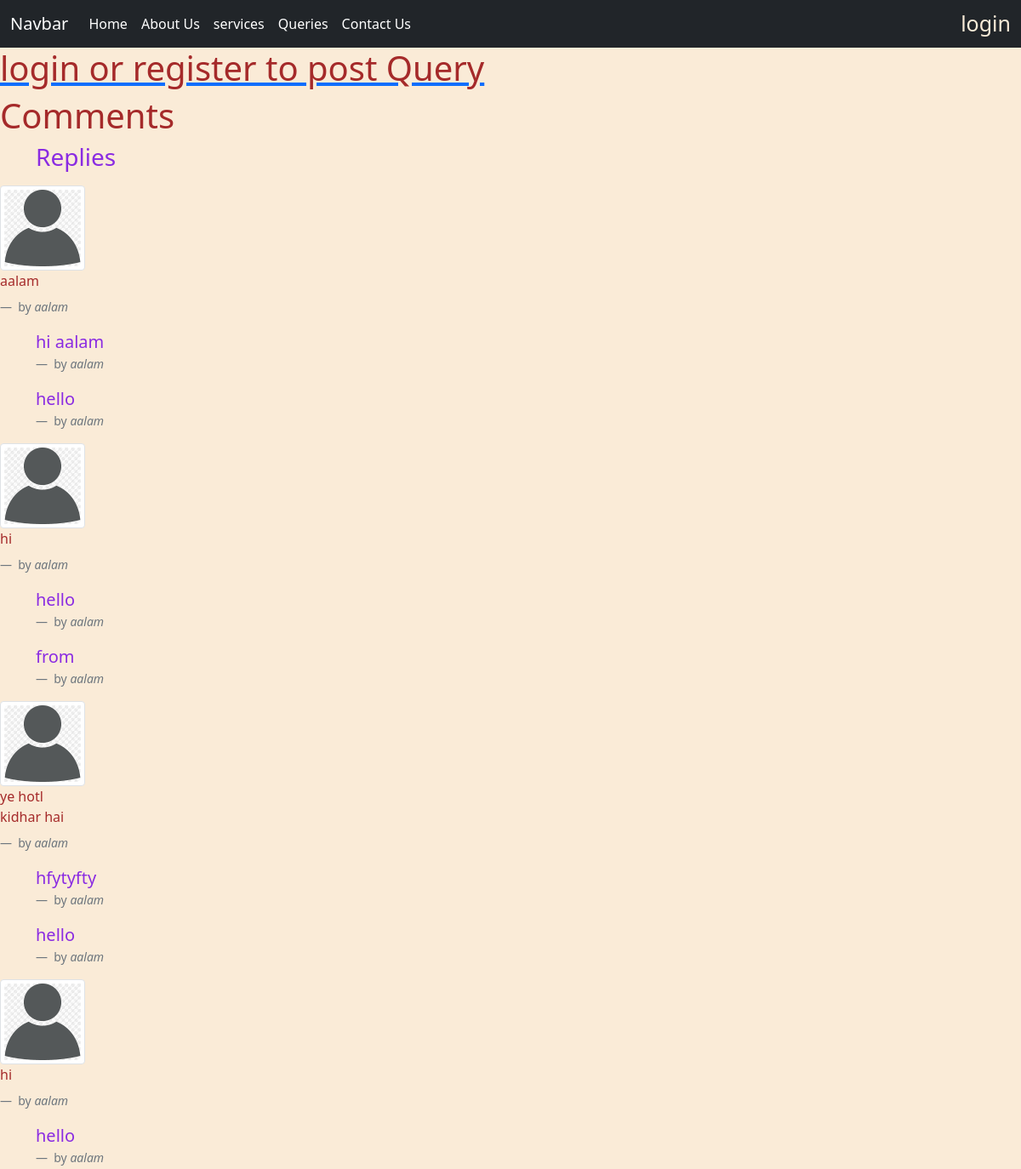
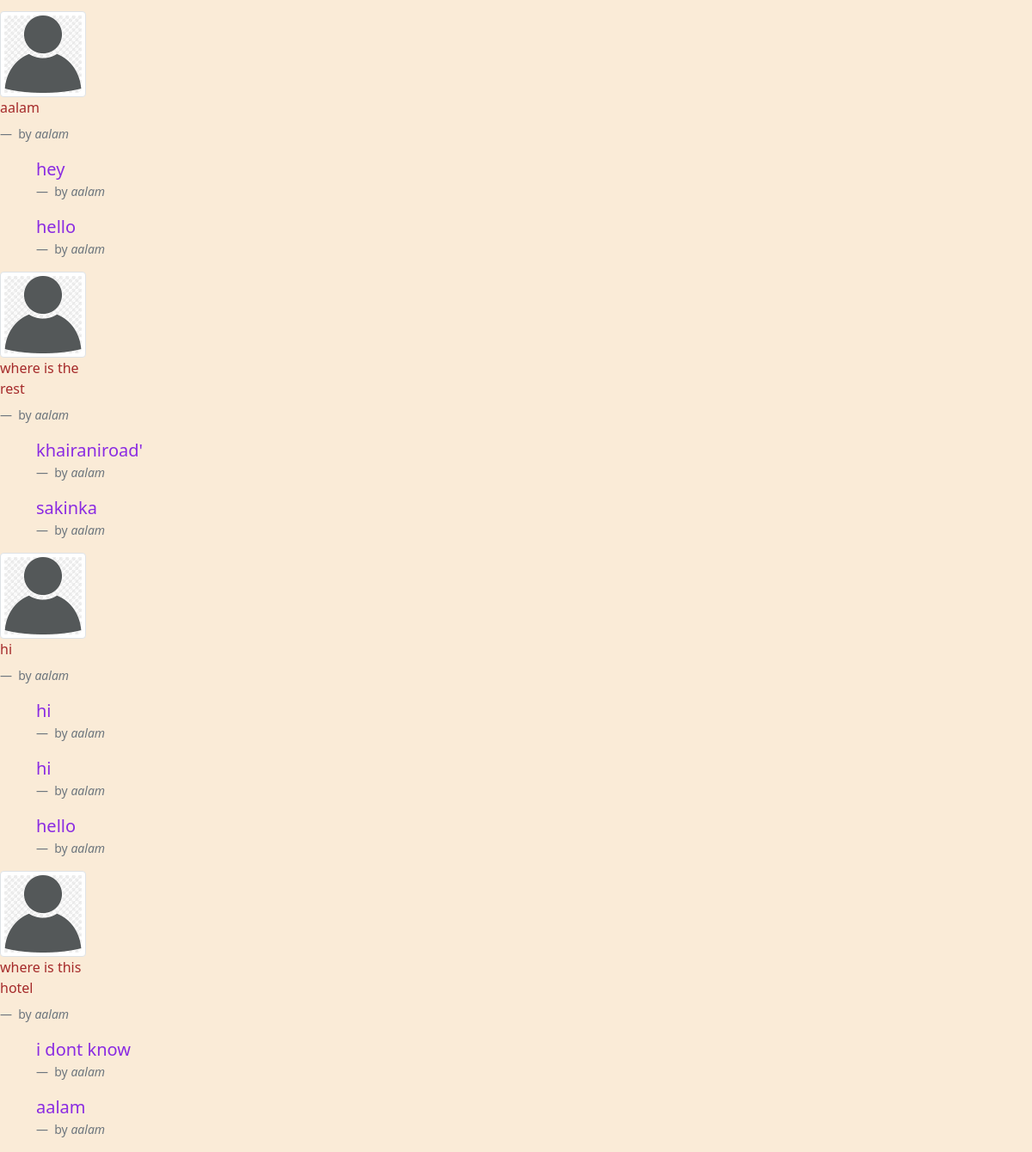
/Query/, run on the app's committed database (2 pictures, top to bottom).
### myapp/models.py (models this page shows, shortened)
class Queries (models.Model):
    Query_category=models.ForeignKey(services,on_delete=models.CASCADE,null=True)
    user=models.ForeignKey(User, on_delete=models.CASCADE,null=True)
    Query_detail=models.CharField(max_length=180)
    reply=models.ForeignKey('self',null=True,related_name='replies',on_delete=models.CASCADE)

### myapp/views.py (the view)
# urls.py: path('Query/',views.Queris,name='Queris'),
def Queris(request):
    queris_data= Queries.objects.filter(reply=None).order_by('-id')
    Query_data=Queryform()
    if request.method=='POST':
        Query_data=Queryform(request.POST )
        if Query_data.is_valid:
            Query_detail=request.POST.get('Query_detail')
            reply_id=request.POST.get('Queries_id')
            Query_as=None
            if reply_id:
                Query_as=Queries.objects.get(id=reply_id)
            query=Queries.objects.create(user=request.user, Query_detail=Query_detail, reply=Query_as)
            reply=None
            query.save()
            return redirect('Queris')
    else:
        Query_data=Queryform()
    return render(request,'myapp/Queries.html',{'queris_data':queris_data,'Query_data':Query_data,})

### myapp/templates/myapp/Queries.html (shortened to what this page needs)
{% extends 'myapp/base.html' %}
{% load static %}
{% block content %}
{% if user.is_authenticated %}
<form method="POST" class="comment-form" action=".">
    {% csrf_token %}
    {{ Query_data.as_p }}
    <button class="btn btn-primary" value="submit">save</button>
</form>
{% else %}
<a href="{% url 'login' %}"><h1>login or register to post Query</h1></a>
{% endif %}
<h1>Comments</h1>
<h3 class="replied-comments container mt-2 ">Replies</h3>
{% for i in queris_data %}
<div class="raw my-3" >
    <div class="col-md-1">
      <img class="img-thumbnail"  src="{% static 'images/user.png' %}" class="img-thumbnail"  alt="..."><span>{{i.Query_detail}} </span><br>  <br>
    <figcaption class="blockquote-footer">
      by <cite title="Source Title">{{i.user}}</cite>
    </figcaption>
  </div>
</div>
<div class="replied-comments container mt-2 ">
  {%  for reply in i.replies.all %}
    <figure >
      <blockquote class="blockquote">
        <p> {{reply.Query_detail}} </p>
      </blockquote>
      <figcaption class="blockquote-footer">
        by <cite title="Source Title">{{reply.user}}</cite>
      </figcaption>
    </figure>
  {% endfor %}
  </div>
{% endfor %}
{% endblock %}

### myapp/templates/myapp/base.html (shortened to what this page needs)
{% load static %}
<html lang="en">
<head>
    <link href="https://cdn.jsdelivr.net/npm/bootstrap@5.0.2/dist/css/bootstrap.min.css" rel="stylesheet">
    <link rel="stylesheet" href="{% static 'myapp/style.css' %}">
  </head>
<body>
   <nav class="navbar navbar-expand-lg navbar-dark bg-dark">
    <div class="container-fluid">
      <a class="navbar-brand" href="#">Navbar</a>
      <div class="collapse navbar-collapse" id="navbarSupportedContent">
        <ul class="navbar-nav me-auto mb-2 mb-lg-0">
          <li class="nav-item">
            <a class="nav-link active" aria-current="page" href="/">Home</a>
          </li>
          <li class="nav-item">
            <a class="nav-link active" href="{% url 'About_Us' %}">About Us</a>
          </li>
          <li class="nav-item">
            <a class="nav-link active" href="{% url 'service' %}">services</a>
          </li>
          <li class="nav-item">
            <a class="nav-link active" href="{% url 'Queris' %}">Queries</a>
          </li>
          <li class="nav-item">
            <a class="nav-link active" href="{% url 'Contact_Us'%}">Contact Us</a>
          </li>
        </ul>
        {% if user.is_authenticated %}
        <a href="{% url 'logout' %}" style="float: right; font-size:25px;text-decoration:none;color: antiquewhite; ">logout</a>
        {% else %}
            <a href="{% url 'login' %}" style="float: right; font-size:25px;text-decoration:none;color: antiquewhite; ">login</a>
        {% endif %}
      </div>
    </div>
  </nav>
   {% block content %}
   {% endblock %}
</body>
</html>

### myapp/static/myapp/style.css (style rules this page uses)
h1 { color: brown; }
h3 { color: blueviolet; }
.blockquote { color: blueviolet; }
span { color: brown; }
body { background-color:antiquewhite; }

### data on the page
Queries: Query_detail "aalam", user "aalam"
Queries: Query_detail "hi aalam", user "aalam"
Queries: Query_detail "hello", user "aalam"
Queries: Query_detail "hi", user "aalam"
Queries: Query_detail "hello", user "aalam"
Queries: Query_detail "from", user "aalam"
Queries: Query_detail "ye hotl kidhar hai", user "aalam"
Queries: Query_detail "hfytyfty", user "aalam"
Queries: Query_detail "hello", user "aalam"
Queries: Query_detail "hi", user "aalam"
Queries: Query_detail "hello", user "aalam"
Queries: Query_detail "aalam", user "aalam"
Queries: Query_detail "hey", user "aalam"
Queries: Query_detail "hello", user "aalam"
Queries: Query_detail "where is the rest", user "aalam"
Queries: Query_detail "khairaniroad'", user "aalam"
Queries: Query_detail "sakinka", user "aalam"
Queries: Query_detail "hi", user "aalam"
Queries: Query_detail "hi", user "aalam"
Queries: Query_detail "hi", user "aalam"
Queries: Query_detail "hello", user "aalam"
Queries: Query_detail "where is this hotel", user "aalam"
Queries: Query_detail "i dont know", user "aalam"
Queries: Query_detail "aalam", user "aalam"
